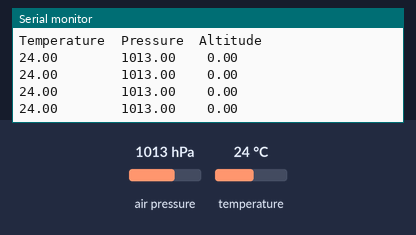
Bench run of a sketch on a simulated Arduino Uno, built with avr-gcc and run on an emulated ATmega328P. Parts: the last lines printed to the serial monitor. Inputs (shaded band) come from the test bench; at power-on: air pressure 1013 hPa, temperature 24 °C.

Above: at 1.2 s.
1.3 s: air pressure set to 952 hPa
At 1.58 s:
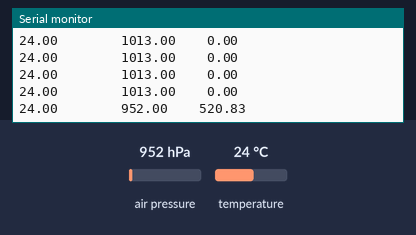
2.8 s: temperature set to 12 °C
At 2.92 s:
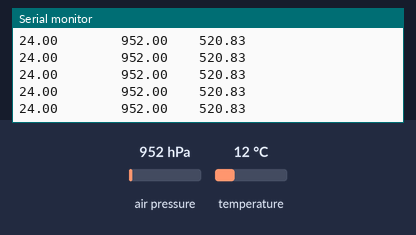
4.3 s: air pressure set to 975 hPa
At 4.58 s:
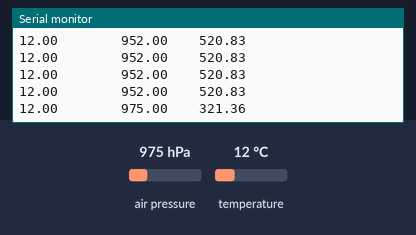
Timing chart, 0 to 7.3 s (numbered marks = the images above; inputs shaded):
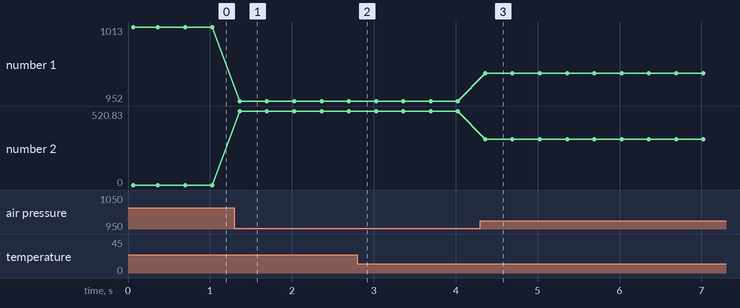

Measured:
- after the input at 1.3 s, the serial monitor: prints a new line after 0.06 s (image 1)
- after the input at 4.3 s, the serial monitor: prints a new line after 0.06 s (image 3)
- plotted number 1: 1013 → 952 after the input at 1.3 s, 952 → 975 after the input at 4.3 s
- plotted number 2: 0 → 520.83 after the input at 1.3 s, 520.83 → 321.36 after the input at 4.3 s

The sketch:

Sensorbmp180.ino
```cpp
/*
se programa el sensor bmp180 para que lea e imprima en el monitor serial
temperatura y presión, y en base a eso imprimir la altitud
*/

/*
Pines SDA y SCL Arduinos:          SDA   SCL
Uno, Redboard, Pro:                 A4    A5
Mega2560, Due:                      20    21
Leonardo:                            2     3
*/

#include <SFE_BMP180.h> // descargar librería aquí: https://learn.sparkfun.com/tutorials/bmp180-barometric-pressure-sensor-hookup-/installing-the-arduino-library
#include <Wire.h>

SFE_BMP180 sensor; // creacion del objeto "sensor"

float P0 = 1013.0;//presion al nivel del mar, en mb

void setup()
   {
    Serial.begin(9600); //definicion de los baudios de la comunicacion serial
    Serial.println("REBOOT"); // reiniciar el sensor (para calibracion)
    if (sensor.begin())
    {
      Serial.println("BMP180 init success");
      Serial.println("Temperature  Pressure  Altitude");
    }

   else
     {
        Serial.println("BMP180 init fail\n\n");
        while(1); // Pause forever.
     }
   }

void loop()
  {
    char status;  //definicion tipo de variable status
    double T,P,Alt; // definicion variables T, P y Alt


    status = sensor.startTemperature();// Empieza a leer la temperatura
    if (status != 0)
    {
      // si el sensor no está listo
      delay(status); // espera hasta que esté listo
      status = sensor.getTemperature(T);// Guarda la temperatura
      if (status != 0)
      {
        status = sensor.startPressure(3); //Empezamos a medir la presion
        if (status != 0) // si el sensor no está listo
        {
          delay(status); // espera hasta que esté listo
          status = sensor.getPressure(P,T);// Guardamos la presion
          Alt = sensor.altitude(P,P0);

          if (status != 0)
          {
            Serial.print(T,2);  // imprime el valor de T en C
              Serial.print("        ");
            Serial.print(P,2);// imprime la presion en mb
              Serial.print("    ");


            Serial.println(Alt); //imprime la altitud en metros
          }
        }

      }
    }
    delay(300);

  }
```
